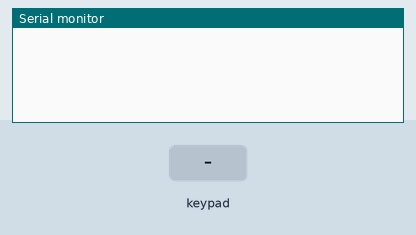
Bench run of a sketch on a simulated Arduino Uno, built with avr-gcc and run on an emulated ATmega328P. Shown: the last lines printed to the serial monitor. The test bench sets the inputs (shaded band).

Above: at 1.2 s.
1.3 s: key '1' pressed
At 2.5 s:
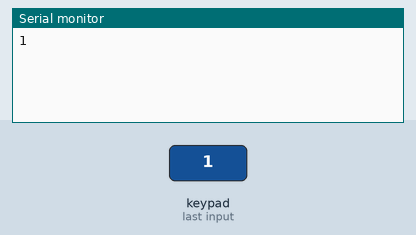
2.8 s: keypad keys 7 8 9 0 # pressed 0.4 s apart
At 5.2 s:
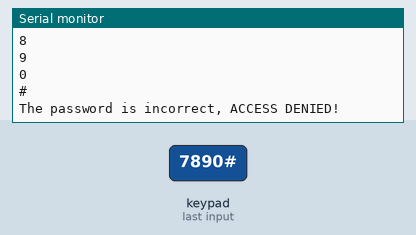
6.3 s: key 'A' pressed
At 6.8 s:
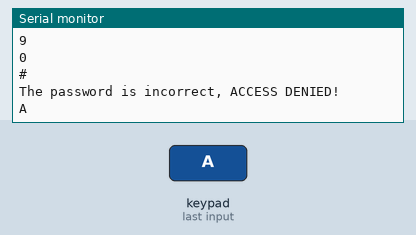
7.8 s: keypad keys 7 8 9 0 * pressed 0.4 s apart
At 10.4 s:
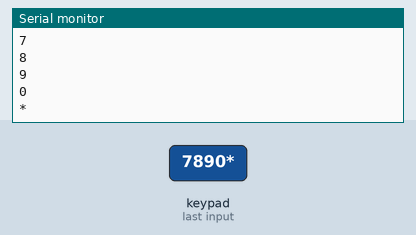
11.3 s: key 'B' pressed
At 11.7 s:
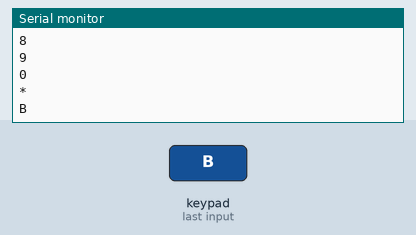
12.8 s: keypad keys 7 8 9 0 D pressed 0.4 s apart
At 15.4 s:
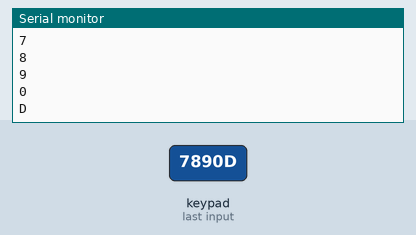
Timing chart, 0 to 16.9 s (numbered marks = the images above; inputs shaded):
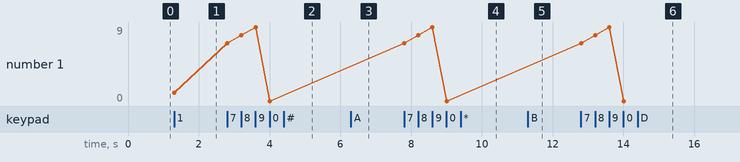

The sketch:

Password_keypad.ino
```cpp
#include <Keypad.h>
// 19 - 2   left - right
#define ROW_NUM     4 // four rows
#define COLUMN_NUM  4 // four columns

char keys[ROW_NUM][COLUMN_NUM] = {
  {'1', '2', '3', 'A'},
  {'4', '5', '6', 'B'},
  {'7', '8', '9', 'C'},
  {'*', '0', '#', 'D'}
};

byte pin_rows[ROW_NUM]      = {19, 18, 5, 17}; // GPIO19, GPIO18, GPIO5, GPIO17 connect to the row pins
byte pin_column[COLUMN_NUM] = {16, 4, 0, 2};   // GPIO16, GPIO4, GPIO0, GPIO2 connect to the column pins

Keypad keypad = Keypad( makeKeymap(keys), pin_rows, pin_column, ROW_NUM, COLUMN_NUM );

const String password = "7890"; // change your password here
String input_password;

void setup() {
  Serial.begin(115200);
  input_password.reserve(32);
}

void loop() {
  char key = keypad.getKey();

  if (key) {
    Serial.println(key);

    if (key == '*') {
      input_password = ""; // clear input password
    } else if (key == '#') {
      if (password == input_password) {
        Serial.println("The password is correct, ACCESS GRANTED!");
        // DO YOUR WORK HERE

      } else {
        Serial.println("The password is incorrect, ACCESS DENIED!");
      }

      input_password = ""; // clear input password
    } else {
      input_password += key; // append new character to input password string
    }
  }
}
```

Measured:
- after the input at 1.3 s, the serial monitor: prints a new line at once (image 1)
- after the input at 2.8 s, the serial monitor: prints a new line at once (image 2)
- after the input at 6.3 s, the serial monitor: prints a new line at once (image 3)
- after the input at 7.8 s, the serial monitor: prints a new line at once (image 4)
- after the input at 11.3 s, the serial monitor: prints a new line at once (image 5)
- after the input at 12.8 s, the serial monitor: prints a new line at once (image 6)
- plotted number 1: 1 → 0 after the input at 2.8 s
